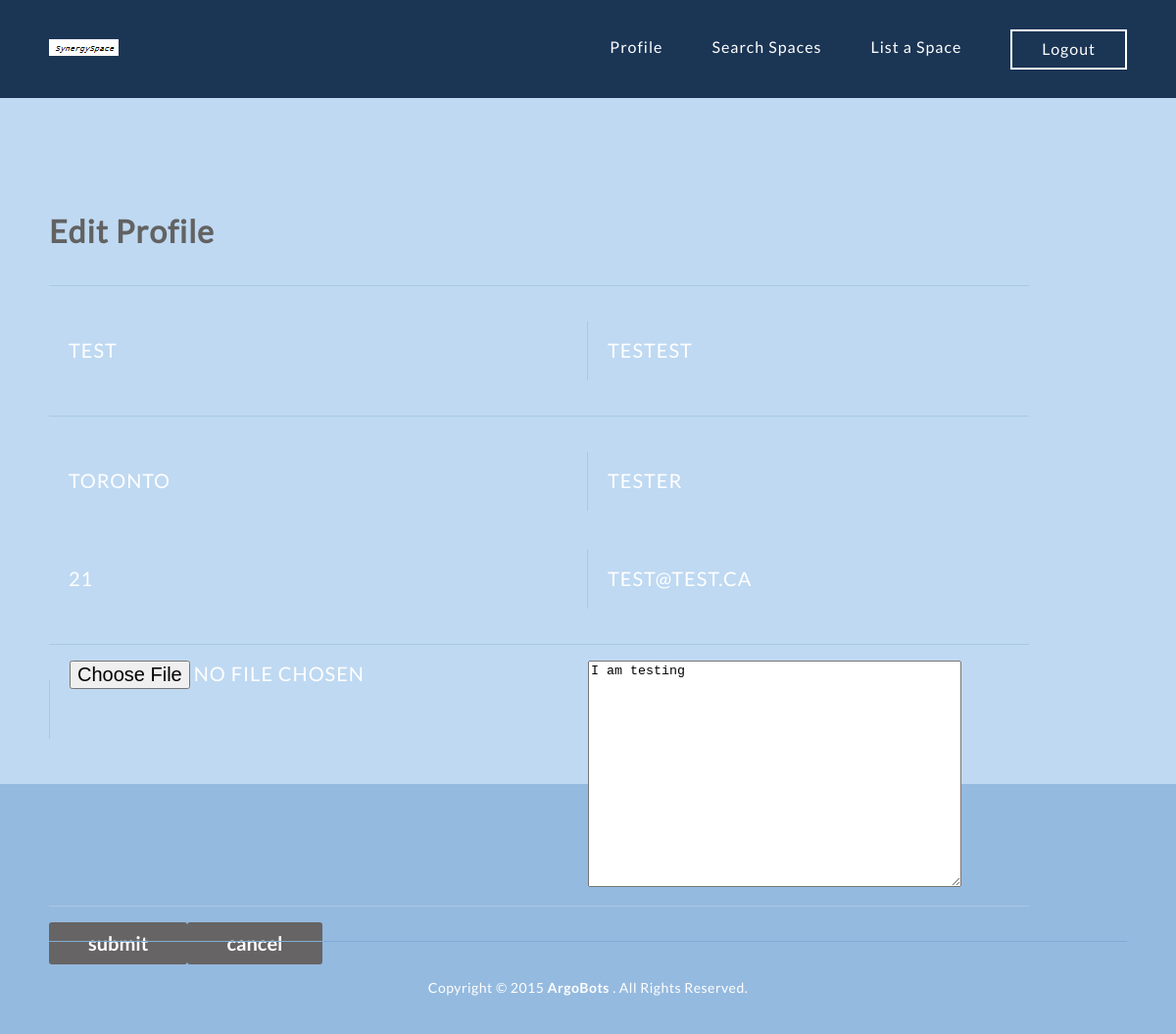
The page /editprofile.php (signed in) on the database its author committed.
### tables this page shows
CREATE TABLE IF NOT EXISTS `users` (
  `username` varchar(16) NOT NULL,
  `password` varchar(16) NOT NULL,
  `first` varchar(46) NOT NULL,
  `last` varchar(46) NOT NULL,
  `age` int(11) DEFAULT NULL,
  `occupation` varchar(46) DEFAULT NULL,
  `photo` varchar(16) DEFAULT NULL,
  `description` text,
  `email` varchar(46) NOT NULL,
  `location` varchar(46) DEFAULT NULL,
  `avescore` int(11) DEFAULT NULL
);

### editprofile.php (the view, shortened to what this page needs)
<!DOCTYPE html>
<html lang="en">
<head>
	<link rel="stylesheet" type="text/css" href="css/reset.css">
	<link rel="stylesheet" type="text/css" href="css/responsive.css">
	<link rel="stylesheet" type="text/css" href="css/formpages.css">
</head>
<body>
	<section class="topper">
		<?php require('header.php');?>
		<?php
			$username = $_SESSION['username'];
			$username = htmlspecialchars($username);
			$raw_results = mysql_query("SELECT * FROM users
						WHERE username='".$username."'");
			$results = mysql_fetch_array($raw_results);
		?>
		<section class="logform">
			<div class="wrapper">
				<h1>Edit Profile</h1>
				<form action="controller/updateprofile.php" method="post" enctype="multipart/form-data">
					<div class="search_fields">
						<hr class="form_horiz"/>
						<input type="text" class="float" id="logform" name="fname" placeholder="First Name" value="<?=$results['first']?>"  autocomplete="off">
						<input type="text" class="float" id="logform" name="lname" placeholder="Last Name" value="<?=$results['last']?>"  autocomplete="off">
						<hr class="form_horiz"/>
						<input type="text" class="float" id="logform" name="location" placeholder="Location"  value="<?=$results['location']?>" autocomplete="off">
						<input type="text" class="float" id="logform" name="occupation" placeholder="Occupation"  value="<?=$results['occupation']?>" autocomplete="off">
						<input type="number" class="float" id="logform" name="age" placeholder="Age"  value="<?=$results['age']?>" autocomplete="off">
						<input type="email" class="float" id="logform" name="email" placeholder="Email"  value="<?=$results['email']?>" autocomplete="off">
						<hr class="form_horiz"/>
						<textarea name="description" rows="15" cols="45" placeholder="Description"><?=$results['description']?></textarea>
						<input type="file" class="float" id="logform" name="photo" accept="image/*">
					</div>
					<hr class="form_horiz"/>
					<input type="submit" id="edit_profile" class="form_button" name="edit_profile" value="submit"/>
					<input type="submit" id="submit_search" class="form_button" name="cancel_search" value="cancel"/>
				</form>
			</div>
		</section>
</body>
</html>

### css/responsive.css (style rules this page uses)
body { background: #fff; }
.wrapper { max-width: 1100px; margin: 0 auto; position: relative; }
h1, h2, h3, h4, h5 ,h6 { color: #626262; font-family: "lato-regular", Helvetica, Arial, sans-serif; letter-spacing: 1px; }
h1 { font-size: 2em; margin: .67em 0 }
h1, h2, h3, h4, h5, h6 { font-weight: bolder }
.topper { width: 100%; height: 200px; position: relative; background: #1C3655; background-size: cover; -webkit-background-size: cover; -moz-background-size: cover; -o-background-size: cover; }
footer { padding-top: 100px; background: #95badf; }
footer .copyrights { display: block; text-align: center; padding: 40px 0; margin-top: 60px; color: #fff; font-family: "lato-regular", Helvetica, Arial, sans-serif; font-size: 14px; letter-spacing: .5px; border-top: 1px solid #82abd4; }
footer .copyrights a.ph_link { font-family: "lato-bold", Helvetica, Arial, sans-serif; font-weight: bold; text-decoration: none; }

### css/formpages.css (style rules this page uses)
.logform { width: 100%; height: 300%; background: #bfd9f2; position: relative; padding-top: 100px; }
.logform #logform { display: block; width: 509px; height: 100px; border: 0; outline: none; margin: 0; padding: 0 20px; background: #bfd9f2; color: #ffffff; font-family: "lato-regular", Helvetica, Arial, sans-serif; font-size: 20px; text-transform: uppercase; letter-spacing: 1px; line-height: 22px; }
.logform .float { float: left; }
hr.form_horiz { color: #aac8e4; background-color: #aac8e4; height: 1px; border: 0; width: 1000px; float: left; }
.form_button { border: solid 0px; border-radius: 3px; moz-border-radius: 3px; font-size : 20px; font-family: "lato-bold", Helvetica, Arial, sans-serif; color: #FFFFFF; padding : 10px 40px; background-color: #666464; float: left; }

### rows shown on the page
users: fname "Test", lname "Testest", location "Toronto", occupation "Tester", age "21", email "test@test.ca", description "I am testing"
